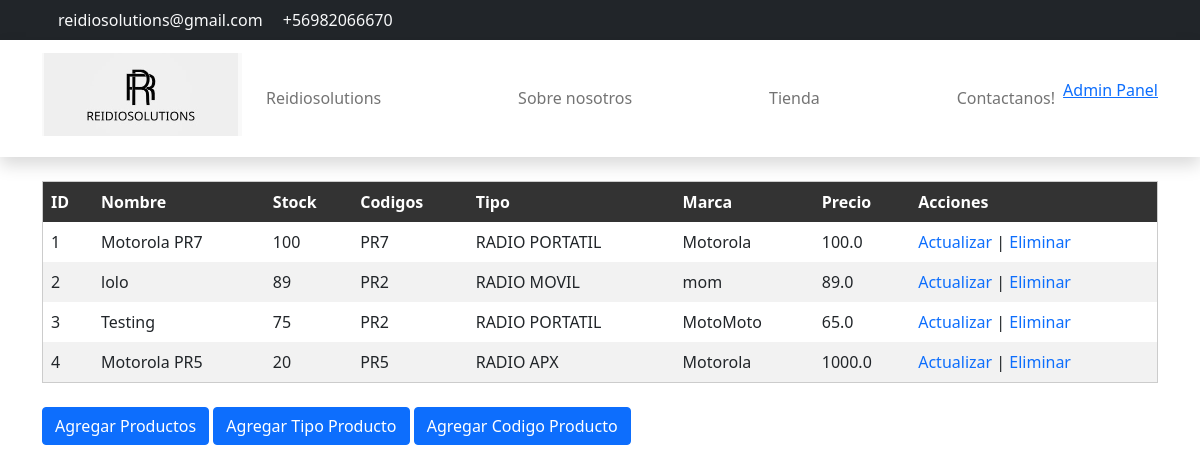
Page /AdminProductList (signed in) on the earlier database version.
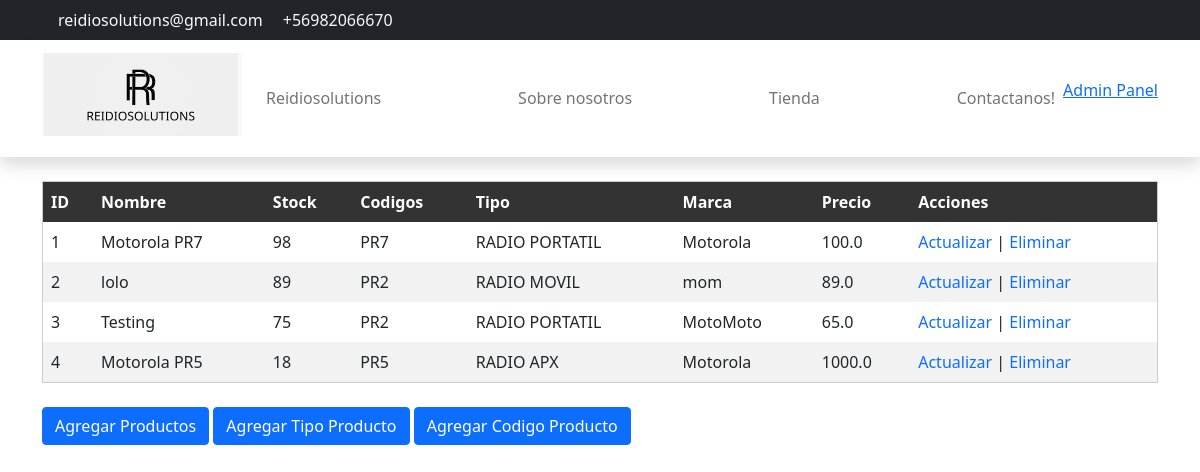
Same page on the later database version.
### Core/models.py (models this page shows, shortened)
class Producto(models.Model):
    TipoProd= [
        ("RADIO MOVIL","Movil"),
        ("RADIO PORTATIL","Portatil"),
        ("RADIO APX","APX")
    ]
    CodigosProd= [
        ("PR7","R7"),
        ("PR2","R2"),
        ("PR5","DEP550"),
        ('PR3', 'EP350'),
        ('M8e', '8500e'),
        ('M5e', '5000e'),
        ('M8', 'DGM8000'),
        ('M5', 'DEM500'),
        ('APX0', 'APX'),
        ('APX2', 'APX'),
        ('APX1', 'APX'),
    ]
    ProductID = models.AutoField(primary_key=True, verbose_name='ProductID')
    Creado_por = models.ForeignKey(
        settings.AUTH_USER_MODEL,
        on_delete=models.CASCADE,
    )
    Nombre = models.CharField(verbose_name="Nombre del producto", max_length=60)
    Cantidad = models.SmallIntegerField(verbose_name="Cantidad de producto", validators=[MinValueValidator(1)])
    Codigos= models.ForeignKey(
        CodigosProductos,
        to_field='ProductoCodigo',
        related_name='ProductCodigo',
        on_delete=models.CASCADE,
    )
    Tipo = models.ForeignKey(
        TipoProductos,
        to_field='TipoProducto',
        related_name='ProductTipo',
        on_delete=models.CASCADE,
    )
    Marca = models.CharField(verbose_name="Marca del producto", max_length=60)
    Imagen = models.ImageField(null=True, blank=True, upload_to="imagenes/")
    pdf_file = models.FileField(
        upload_to='productos/excel/', null=True, blank=True,
        verbose_name="Archivo Excel"
    )
    Precio = models.FloatField(verbose_name='Precio', null=False)
    Creado_el = models.DateTimeField(verbose_name='Fecha de creacion', auto_now_add=True)
    Modificado_el = models.DateTimeField(verbose_name='Fecha de Modificacion', auto_now_add=True)

### Core/views.py (the view)
# urls.py: path('AdminProductList', views.VerProduct, name='AdminProductList'),
def VerProduct(request):
    Item = Producto.objects.all().values()
    template_name = 'productosTest.html'
    contexto = {
        'Object': Item,
    }
    return render(request, template_name, contexto)

### Core/templates/productosTest.html (shortened to what this page needs)
{% load static %}
<!DOCTYPE html>
<html lang="en">
<head>
  <link rel="stylesheet" href="{% static 'style.css' %}">
  <link href="https://cdn.jsdelivr.net/npm/bootstrap@5.0.2/dist/css/bootstrap.min.css" rel="stylesheet"
>
</head>
<body>
  <nav class="navbar navbar-expand-lg bg-dark navbar-light d-none d-lg-block" id="templatemo_nav_top">
    <div class="container text-light">
      <div class="w-100 d-flex justify-content-between">
        <div>
          <a class="navbar-sm-brand text-light text-decoration-none"
            href="mailto:info@company.com">reidiosolutions@gmail.com</a>
          <a class="navbar-sm-brand text-light text-decoration-none" href="tel:010-020-0340">+56982066670</a>
        </div>
        <div>
          <a class="text-light" href="https://www.facebook.com/people/ReidioSolutions/61553508162290/" target="_blank"
            rel="sponsored"></a>
          <a class="text-light" href="https://www.instagram.com/reidiosolutions/" target="_blank"></a>
          <a class="text-light" href="https://twitter.com/reidiosolutions" target="_blank"></a>
        </div>
      </div>
    </div>
  </nav>
  <nav class="navbar navbar-expand-lg navbar-light shadow">
    <div class="container d-flex justify-content-between align-items-center">
      <a class="navbar-brand text-success logo h1 align-self-center" href="{% url 'home'%}">
        <img src="/static/img/reidiosolutionszz.jpg" alt="Reidiosolutions" style="width: 200px; height: auto; ">
      </a>
      <div class="align-self-center collapse navbar-collapse flex-fill  d-lg-flex justify-content-lg-between"
        id="templatemo_main_nav">
        <div class="flex-fill">
          <ul class="nav navbar-nav d-flex justify-content-between mx-lg-auto">
            <li class="nav-item">
              <a class="nav-link" href="{% url 'home'%}">Reidiosolutions</a>
            </li>
            <li class="nav-item">
              <a class="nav-link" href="{% url 'aboutus' %}">Sobre nosotros</a>
            </li>
            <li class="nav-item">
              <a class="nav-link" href="{% url 'Catalogo'%}">Tienda</a>
            </li>
            <li class="nav-item">
              <a class="nav-link" href="{%url 'contact'%}">Contactanos!</a>
            </li>
          </ul>
        </div>
        <div class="navbar align-self-center d-flex">
          {% if user.userType == 'ADMINISTRADOR' %}
          <p><a href="{% url 'AdminPanel' %}">Admin Panel</a></p>
          {%endif%}
        </div>
      </div>
    </div>
  </nav>
  {% if user.is_authenticated %}
  {% if user.userType == 'ADMINISTRADOR' %}
  <div class="container mt-4">
    <table>
      <thead>
        <tr>
          <th>ID</th>
          <th>Nombre</th>
          <th>Stock</th>
          <th>Codigos</th>
          <th>Tipo</th>
          <th>Marca</th>
          <th>Precio</th>
          <th>Acciones</th>
        </tr>
      </thead>
      <tbody>
        {% for A in Object %}
        <tr>
          <td>{{ A.ProductID }}</td>
          <td>{{ A.Nombre }}</td>
          <td>{{ A.Cantidad }}</td>
          <td>{{ A.Codigos_id }}</td>
          <td>{{ A.Tipo_id }}</td>
          <td>{{ A.Marca }}</td>
          <td>{{ A.Precio }}</td>
          <td>
            <a style="text-decoration: none;" href="{% url 'ActulizarProduct' A.ProductID %}">Actualizar</a> |
            <a style="text-decoration: none;" href="{% url 'EliminarProduct' A.ProductID %}">Eliminar</a>
          </td>
        </tr>
        {% endfor %}
      </tbody>
    </table>
    <br><button class="btn btn-primary"><a style="text-decoration: none; color: white;" href="{% url 'CrearProduct' %}">Agregar
        Productos</a></button>
        <button class="btn btn-primary"><a style="text-decoration: none; color: white;" href="{% url 'TipoProducto' %}">Agregar Tipo Producto</a></button>
        <button class="btn btn-primary"><a style="text-decoration: none; color: white;" href="{% url 'CodigoProducto' %}">Agregar Codigo Producto</a></button>
  </div>
  {%else%}
  <h1>Usted no esta permitido aqui</h1>
  {% endif %}
  {%else%}
  <h1>Usted no esta permitido aqui</h1>
  {% endif %}
</body>
</html>

Differences in the rows shown:
changed Producto "Motorola PR7": Cantidad "100" → "98"
changed Producto "Motorola PR5": Cantidad "20" → "18"
